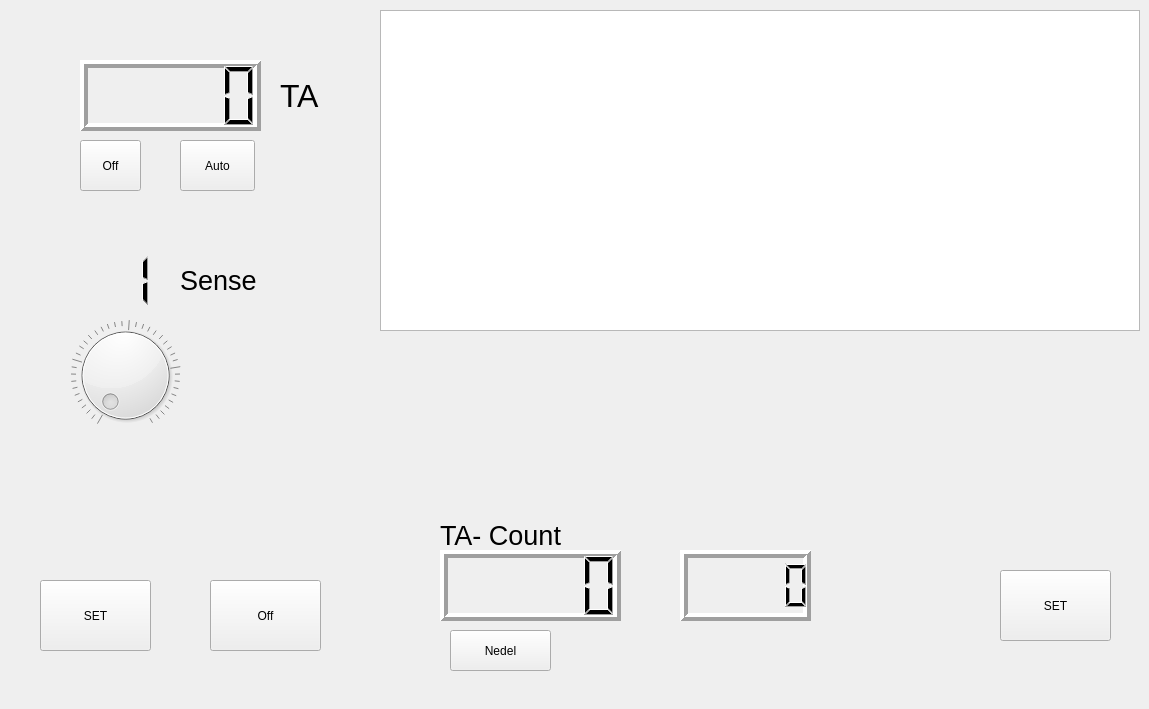
<?xml version="1.0" encoding="UTF-8"?>
<ui version="4.0">
 <class>MainWindow</class>
 <widget class="QMainWindow" name="MainWindow">
  <property name="enabled">
   <bool>true</bool>
  </property>
  <property name="geometry">
   <rect>
    <x>0</x>
    <y>0</y>
    <width>1149</width>
    <height>709</height>
   </rect>
  </property>
  <property name="sizePolicy">
   <sizepolicy hsizetype="Fixed" vsizetype="Fixed">
    <horstretch>0</horstretch>
    <verstretch>0</verstretch>
   </sizepolicy>
  </property>
  <property name="baseSize">
   <size>
    <width>760</width>
    <height>475</height>
   </size>
  </property>
  <property name="windowTitle">
   <string>MainWindow</string>
  </property>
  <property name="toolButtonStyle">
   <enum>Qt::ToolButtonTextBesideIcon</enum>
  </property>
  <property name="tabShape">
   <enum>QTabWidget::Rounded</enum>
  </property>
  <property name="unifiedTitleAndToolBarOnMac">
   <bool>true</bool>
  </property>
  <widget class="QWidget" name="centralwidget">
   <widget class="QLCDNumber" name="TA">
    <property name="geometry">
     <rect>
      <x>80</x>
      <y>60</y>
      <width>181</width>
      <height>71</height>
     </rect>
    </property>
    <property name="lineWidth">
     <number>4</number>
    </property>
    <property name="smallDecimalPoint">
     <bool>false</bool>
    </property>
   </widget>
   <widget class="DigitalClock" name="lcdNumber_2">
    <property name="geometry">
     <rect>
      <x>680</x>
      <y>550</y>
      <width>131</width>
      <height>71</height>
     </rect>
    </property>
    <property name="lineWidth">
     <number>4</number>
    </property>
   </widget>
   <widget class="QGraphicsView" name="Skala">
    <property name="geometry">
     <rect>
      <x>380</x>
      <y>10</y>
      <width>760</width>
      <height>321</height>
     </rect>
    </property>
    <property name="sizePolicy">
     <sizepolicy hsizetype="Fixed" vsizetype="Fixed">
      <horstretch>0</horstretch>
      <verstretch>0</verstretch>
     </sizepolicy>
    </property>
    <property name="autoFillBackground">
     <bool>false</bool>
    </property>
    <property name="backgroundBrush">
     <brush brushstyle="NoBrush">
      <color alpha="255">
       <red>233</red>
       <green>239</green>
       <blue>113</blue>
      </color>
     </brush>
    </property>
   </widget>
   <widget class="QPushButton" name="btnSet1">
    <property name="geometry">
     <rect>
      <x>40</x>
      <y>580</y>
      <width>111</width>
      <height>71</height>
     </rect>
    </property>
    <property name="text">
     <string>SET</string>
    </property>
   </widget>
   <widget class="QPushButton" name="btnSet2">
    <property name="geometry">
     <rect>
      <x>1000</x>
      <y>570</y>
      <width>111</width>
      <height>71</height>
     </rect>
    </property>
    <property name="text">
     <string>SET</string>
    </property>
   </widget>
   <widget class="QPushButton" name="onOff">
    <property name="geometry">
     <rect>
      <x>210</x>
      <y>580</y>
      <width>111</width>
      <height>71</height>
     </rect>
    </property>
    <property name="text">
     <string>Off</string>
    </property>
   </widget>
   <widget class="QLCDNumber" name="TACounter">
    <property name="geometry">
     <rect>
      <x>440</x>
      <y>550</y>
      <width>181</width>
      <height>71</height>
     </rect>
    </property>
    <property name="lineWidth">
     <number>4</number>
    </property>
   </widget>
   <widget class="QPushButton" name="balNedel">
    <property name="geometry">
     <rect>
      <x>450</x>
      <y>630</y>
      <width>101</width>
      <height>41</height>
     </rect>
    </property>
    <property name="text">
     <string>Nedel</string>
    </property>
   </widget>
   <widget class="QDial" name="sense">
    <property name="geometry">
     <rect>
      <x>60</x>
      <y>320</y>
      <width>131</width>
      <height>111</height>
     </rect>
    </property>
    <property name="minimum">
     <number>1</number>
    </property>
    <property name="maximum">
     <number>40</number>
    </property>
    <property name="pageStep">
     <number>10</number>
    </property>
    <property name="value">
     <number>1</number>
    </property>
    <property name="wrapping">
     <bool>false</bool>
    </property>
    <property name="notchesVisible">
     <bool>true</bool>
    </property>
   </widget>
   <widget class="QPushButton" name="countOnOff">
    <property name="geometry">
     <rect>
      <x>80</x>
      <y>140</y>
      <width>61</width>
      <height>51</height>
     </rect>
    </property>
    <property name="text">
     <string>Off</string>
    </property>
    <property name="checkable">
     <bool>true</bool>
    </property>
   </widget>
   <widget class="QLabel" name="label">
    <property name="geometry">
     <rect>
      <x>280</x>
      <y>70</y>
      <width>47</width>
      <height>51</height>
     </rect>
    </property>
    <property name="font">
     <font>
      <pointsize>24</pointsize>
     </font>
    </property>
    <property name="text">
     <string>TA</string>
    </property>
    <property name="scaledContents">
     <bool>false</bool>
    </property>
   </widget>
   <widget class="QLabel" name="label_2">
    <property name="geometry">
     <rect>
      <x>440</x>
      <y>510</y>
      <width>151</width>
      <height>51</height>
     </rect>
    </property>
    <property name="font">
     <font>
      <pointsize>20</pointsize>
     </font>
    </property>
    <property name="text">
     <string>TA- Count</string>
    </property>
   </widget>
   <widget class="QLabel" name="label_3">
    <property name="geometry">
     <rect>
      <x>180</x>
      <y>260</y>
      <width>91</width>
      <height>41</height>
     </rect>
    </property>
    <property name="font">
     <font>
      <pointsize>20</pointsize>
     </font>
    </property>
    <property name="text">
     <string>Sense</string>
    </property>
   </widget>
   <widget class="QLCDNumber" name="lcdSense">
    <property name="geometry">
     <rect>
      <x>70</x>
      <y>250</y>
      <width>101</width>
      <height>61</height>
     </rect>
    </property>
    <property name="font">
     <font>
      <pointsize>18</pointsize>
      <weight>75</weight>
      <bold>true</bold>
     </font>
    </property>
    <property name="frameShape">
     <enum>QFrame::NoFrame</enum>
    </property>
    <property name="frameShadow">
     <enum>QFrame::Plain</enum>
    </property>
    <property name="digitCount">
     <number>2</number>
    </property>
    <property name="value" stdset="0">
     <double>1.000000000000000</double>
    </property>
    <property name="intValue" stdset="0">
     <number>1</number>
    </property>
   </widget>
   <widget class="QPushButton" name="autoManuel">
    <property name="geometry">
     <rect>
      <x>180</x>
      <y>140</y>
      <width>75</width>
      <height>51</height>
     </rect>
    </property>
    <property name="text">
     <string>Auto</string>
    </property>
    <property name="checkable">
     <bool>true</bool>
    </property>
   </widget>
  </widget>
  <widget class="QMenuBar" name="menubar">
   <property name="geometry">
    <rect>
     <x>0</x>
     <y>0</y>
     <width>1149</width>
     <height>21</height>
    </rect>
   </property>
  </widget>
 </widget>
 <customwidgets>
  <customwidget>
   <class>DigitalClock</class>
   <extends>QLCDNumber</extends>
   <header location="global">digitalclock.h</header>
  </customwidget>
 </customwidgets>
 <resources/>
 <connections/>
</ui>
